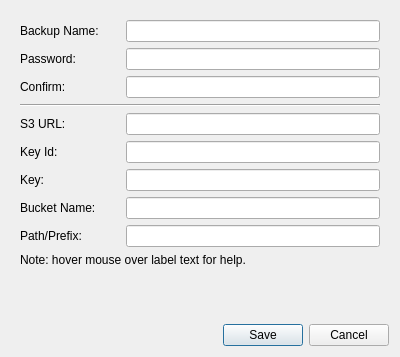
<?xml version="1.0" encoding="UTF-8"?>
<ui version="4.0">
 <class>ConfigS3Dialog</class>
 <widget class="QDialog" name="ConfigS3Dialog">
  <property name="geometry">
   <rect>
    <x>0</x>
    <y>0</y>
    <width>400</width>
    <height>357</height>
   </rect>
  </property>
  <property name="windowTitle">
   <string>Configure S3 Storage</string>
  </property>
  <layout class="QVBoxLayout" name="verticalLayout">
   <item alignment="Qt::AlignTop">
    <widget class="QWidget" name="widget" native="true">
     <layout class="QVBoxLayout" name="verticalLayout_2">
      <item>
       <layout class="QHBoxLayout" name="horizontalLayout">
        <item>
         <widget class="QLabel" name="label">
          <property name="minimumSize">
           <size>
            <width>100</width>
            <height>0</height>
           </size>
          </property>
          <property name="toolTip">
           <string>&lt;html&gt;&lt;head/&gt;&lt;body&gt;&lt;p&gt;&lt;span style=&quot; font-weight:600;&quot;&gt;Backup Name:&lt;/span&gt;&lt;/p&gt;&lt;p&gt;Something descriptive to help you remember what this backup contains (eg: My Pictures).&lt;/p&gt;&lt;/body&gt;&lt;/html&gt;</string>
          </property>
          <property name="text">
           <string>Backup Name:</string>
          </property>
         </widget>
        </item>
        <item>
         <widget class="QLineEdit" name="name_line_edit"/>
        </item>
       </layout>
      </item>
      <item>
       <layout class="QHBoxLayout" name="horizontalLayout_3">
        <item>
         <widget class="QLabel" name="label_2">
          <property name="minimumSize">
           <size>
            <width>100</width>
            <height>0</height>
           </size>
          </property>
          <property name="toolTip">
           <string>&lt;html&gt;&lt;head/&gt;&lt;body&gt;&lt;p&gt;&lt;span style=&quot; font-weight:600;&quot;&gt;Password:&lt;/span&gt;&lt;/p&gt;&lt;p&gt;Your data will be encrypted with this. Make sure to write it down. You will LOSE YOUR DATA if you lose this password.&lt;/p&gt;&lt;/body&gt;&lt;/html&gt;</string>
          </property>
          <property name="text">
           <string>Password:</string>
          </property>
         </widget>
        </item>
        <item>
         <widget class="QLineEdit" name="password_line_edit">
          <property name="echoMode">
           <enum>QLineEdit::Password</enum>
          </property>
         </widget>
        </item>
       </layout>
      </item>
      <item>
       <layout class="QHBoxLayout" name="horizontalLayout_4">
        <item>
         <widget class="QLabel" name="label_3">
          <property name="minimumSize">
           <size>
            <width>100</width>
            <height>0</height>
           </size>
          </property>
          <property name="toolTip">
           <string>&lt;html&gt;&lt;head/&gt;&lt;body&gt;&lt;p&gt;Re-type your password.&lt;/p&gt;&lt;/body&gt;&lt;/html&gt;</string>
          </property>
          <property name="text">
           <string>Confirm:</string>
          </property>
         </widget>
        </item>
        <item>
         <widget class="QLineEdit" name="confirm_password_line_edit">
          <property name="echoMode">
           <enum>QLineEdit::Password</enum>
          </property>
         </widget>
        </item>
       </layout>
      </item>
      <item>
       <widget class="Line" name="line">
        <property name="orientation">
         <enum>Qt::Horizontal</enum>
        </property>
       </widget>
      </item>
      <item>
       <layout class="QHBoxLayout" name="horizontalLayout_8">
        <item>
         <widget class="QLabel" name="label_8">
          <property name="minimumSize">
           <size>
            <width>100</width>
            <height>0</height>
           </size>
          </property>
          <property name="toolTip">
           <string>&lt;html&gt;&lt;head/&gt;&lt;body&gt;&lt;p&gt;&lt;span style=&quot; font-weight:600;&quot;&gt;S3 URL:&lt;/span&gt;&lt;/p&gt;&lt;p&gt;The endpoint URL of the S3 compatible storage. &lt;/p&gt;&lt;/body&gt;&lt;/html&gt;</string>
          </property>
          <property name="text">
           <string>S3 URL:</string>
          </property>
         </widget>
        </item>
        <item>
         <widget class="QLineEdit" name="s3_url_line_edit"/>
        </item>
       </layout>
      </item>
      <item>
       <layout class="QHBoxLayout" name="horizontalLayout_5">
        <item>
         <widget class="QLabel" name="label_4">
          <property name="minimumSize">
           <size>
            <width>100</width>
            <height>0</height>
           </size>
          </property>
          <property name="toolTip">
           <string>&lt;html&gt;&lt;head/&gt;&lt;body&gt;&lt;p&gt;&lt;span style=&quot; font-weight:600;&quot;&gt;Key Id:&lt;/span&gt;&lt;/p&gt;&lt;p&gt;Your S3 compatible storage Access Key Id.&lt;/p&gt;&lt;/body&gt;&lt;/html&gt;</string>
          </property>
          <property name="text">
           <string>Key Id:</string>
          </property>
         </widget>
        </item>
        <item>
         <widget class="QLineEdit" name="key_id_line_edit">
          <property name="echoMode">
           <enum>QLineEdit::Password</enum>
          </property>
         </widget>
        </item>
       </layout>
      </item>
      <item>
       <layout class="QHBoxLayout" name="horizontalLayout_2">
        <item>
         <widget class="QLabel" name="label_5">
          <property name="minimumSize">
           <size>
            <width>100</width>
            <height>0</height>
           </size>
          </property>
          <property name="toolTip">
           <string>&lt;html&gt;&lt;head/&gt;&lt;body&gt;&lt;p&gt;&lt;span style=&quot; font-weight:600;&quot;&gt;Key:&lt;/span&gt;&lt;/p&gt;&lt;p&gt;Your S3 compatible storage Secret Access Key.&lt;/p&gt;&lt;/body&gt;&lt;/html&gt;</string>
          </property>
          <property name="text">
           <string>Key:</string>
          </property>
         </widget>
        </item>
        <item>
         <widget class="QLineEdit" name="key_line_edit">
          <property name="echoMode">
           <enum>QLineEdit::Password</enum>
          </property>
         </widget>
        </item>
       </layout>
      </item>
      <item>
       <layout class="QHBoxLayout" name="horizontalLayout_6">
        <item>
         <widget class="QLabel" name="label_6">
          <property name="minimumSize">
           <size>
            <width>100</width>
            <height>0</height>
           </size>
          </property>
          <property name="toolTip">
           <string>&lt;html&gt;&lt;head/&gt;&lt;body&gt;&lt;p&gt;&lt;span style=&quot; font-weight:600;&quot;&gt;Bucket Name:&lt;/span&gt;&lt;/p&gt;&lt;p&gt;Your S3 compatible storage bucket. It must already exist. BlobBackup will not create buckets for you.&lt;/p&gt;&lt;/body&gt;&lt;/html&gt;</string>
          </property>
          <property name="text">
           <string>Bucket Name:</string>
          </property>
         </widget>
        </item>
        <item>
         <widget class="QLineEdit" name="bucket_line_edit"/>
        </item>
       </layout>
      </item>
      <item>
       <layout class="QHBoxLayout" name="horizontalLayout_7">
        <item>
         <widget class="QLabel" name="label_7">
          <property name="minimumSize">
           <size>
            <width>100</width>
            <height>0</height>
           </size>
          </property>
          <property name="toolTip">
           <string>&lt;html&gt;&lt;head/&gt;&lt;body&gt;&lt;p&gt;&lt;span style=&quot; font-weight:600;&quot;&gt;Prefix:&lt;/span&gt;&lt;/p&gt;&lt;p&gt;The path that will be added before every object that BlobBackup uploads.&lt;/p&gt;&lt;/body&gt;&lt;/html&gt;</string>
          </property>
          <property name="text">
           <string>Path/Prefix:</string>
          </property>
         </widget>
        </item>
        <item>
         <widget class="QLineEdit" name="prefix_line_edit"/>
        </item>
       </layout>
      </item>
      <item>
       <widget class="QLabel" name="label_9">
        <property name="text">
         <string>Note: hover mouse over label text for help.</string>
        </property>
       </widget>
      </item>
     </layout>
    </widget>
   </item>
   <item>
    <widget class="QDialogButtonBox" name="buttonBox">
     <property name="orientation">
      <enum>Qt::Horizontal</enum>
     </property>
     <property name="standardButtons">
      <set>QDialogButtonBox::Cancel|QDialogButtonBox::Save</set>
     </property>
    </widget>
   </item>
  </layout>
 </widget>
 <resources/>
 <connections>
  <connection>
   <sender>buttonBox</sender>
   <signal>accepted()</signal>
   <receiver>ConfigS3Dialog</receiver>
   <slot>accept()</slot>
   <hints>
    <hint type="sourcelabel">
     <x>248</x>
     <y>254</y>
    </hint>
    <hint type="destinationlabel">
     <x>157</x>
     <y>274</y>
    </hint>
   </hints>
  </connection>
  <connection>
   <sender>buttonBox</sender>
   <signal>rejected()</signal>
   <receiver>ConfigS3Dialog</receiver>
   <slot>reject()</slot>
   <hints>
    <hint type="sourcelabel">
     <x>316</x>
     <y>260</y>
    </hint>
    <hint type="destinationlabel">
     <x>286</x>
     <y>274</y>
    </hint>
   </hints>
  </connection>
 </connections>
</ui>
